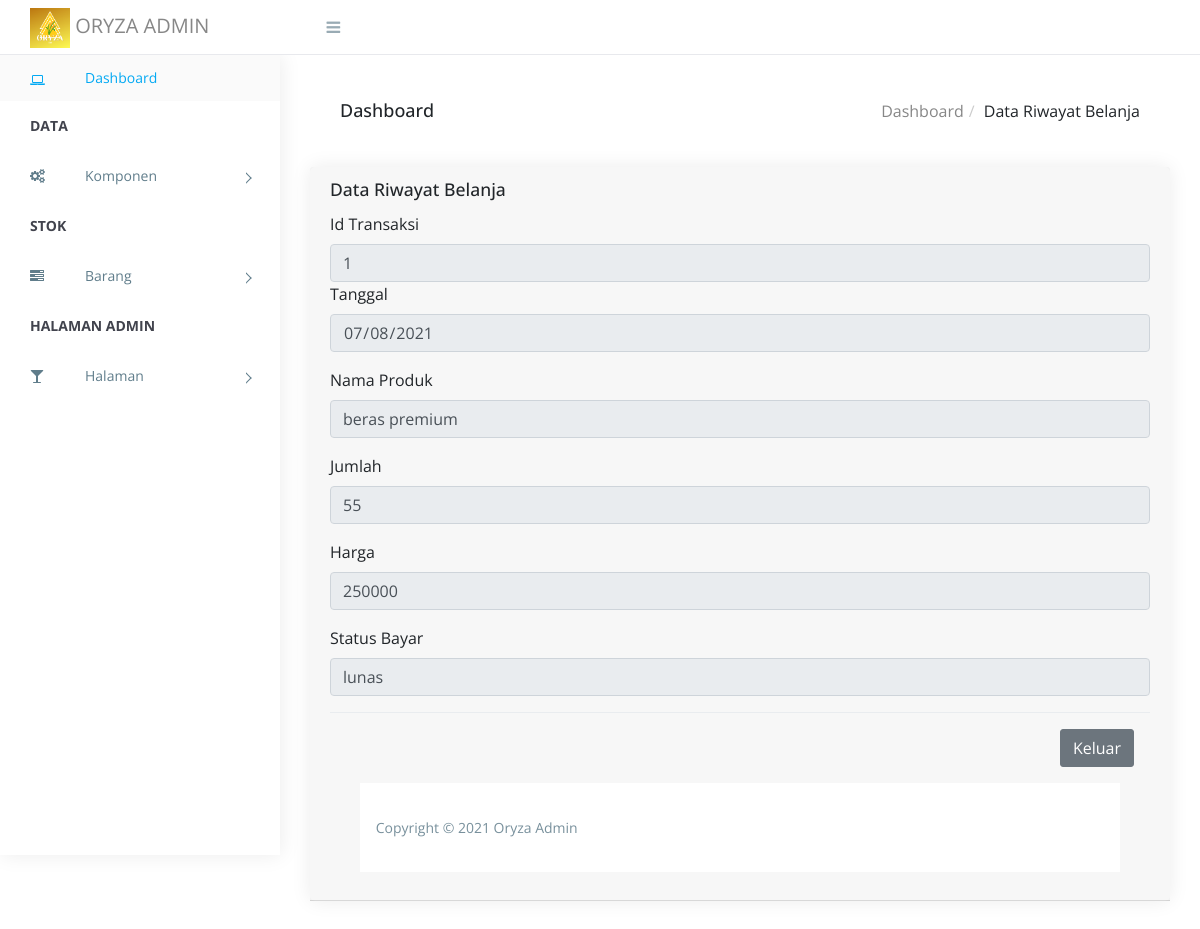
Page /admin/detailriwayat.php?id=1 (signed in) on the committed database.
### tables this page shows
CREATE TABLE `riwayat` (
  `id_transaksi` int(11) NOT NULL,
  `tanggal` date NOT NULL,
  `gambar` varchar(255) NOT NULL,
  `nama_produk` varchar(50) NOT NULL,
  `jumlah` int(100) NOT NULL,
  `harga` int(100) NOT NULL,
  `status_bayar` varchar(255) NOT NULL
);

### admin/detailriwayat.php (the view, shortened to what this page needs)
<?php require_once("head.php");
    require_once('../config/koneksi.php');
    if(isset($_GET['id'])){
    $edit=$_GET['id'];
    $query =mysqli_query($koneksi, "SELECT * from riwayat where id_transaksi='$edit'");
    $data =mysqli_fetch_array($query);
    }
    ?>
        <div class="breadcrumbs">
            <div class="breadcrumbs-inner">
                <div class="row m-0">
                    <div class="col-sm-4">
                        <div class="page-header float-left">
                            <div class="page-title">
                                <h1>Dashboard</h1>
                            </div>
                        </div>
                    </div>
                    <div class="col-sm-8">
                        <div class="page-header float-right">
                            <div class="page-title">
                                <ol class="breadcrumb text-right">
                                    <li><a href="index.php">Dashboard</a></li>
                                    <li class="active">Data Riwayat Belanja</li>
                                </ol>
                            </div>
                        </div>
                    </div>
                </div>
            </div>
        </div>
        <div class="content">
            <div class="animated fadeIn">
                <div class="row">
                    <div class="col-lg-12">
                        <div class="card">
                            <div class="card-header">
                                   <div class="row">
                                    <div class="col-lg-10">
                                        <h4 class="card-title">Data Riwayat Belanja </h4>
                                    </div>
                                </div>
 <div class="form-group">
        <div>
         <label for="exampleInputEmail1">Id Transaksi</label>
          <input value="<?=$data['id_transaksi']?>" type="text" name="id_transaksi" class="form-control" id="exampleInputEmail1" aria-describedby="emailHelp" readonly>
        </div>
         <div class="form-group">
          <label for="exampleInputEmail1">Tanggal</label>
          <input value="<?php echo $data['tanggal']?>" type="date" name="tanggal_lahir" class="form-control" id="exampleInputEmail1" aria-describedby="emailHelp" readonly>
        </div>
         <div class="form-group">
          <label for="exampleInputEmail1">Nama Produk</label>
          <input value="<?=$data['nama_produk']?>"" type="text" name="nama_produk" class="form-control" id="exampleInputEmail1" aria-describedby="emailHelp" readonly>
        </div>
        <div class="form-group">
          <label for="exampleInputEmail1">Jumlah</label>
          <input value="<?=$data['jumlah']?>""type="text" name="jumlah" class="form-control" id="exampleInputEmail1" aria-describedby="emailHelp" readonly>
        </div>
        <div class="form-group">
          <label for="exampleInputEmail1">Harga</label>
          <input value="<?=$data['harga']?>"type="text" name="harga" class="form-control" id="exampleInputEmail1" aria-describedby="emailHelp" readonly>
        </div>
       <div class="form-group">
          <label for="exampleInputEmail1">Status Bayar</label>
          <input value="<?=$data['status_bayar']?>"type="text" name="status_bayar" class="form-control" id="exampleInputEmail1" aria-describedby="emailHelp" readonly>
        </div>
          <div class="modal-footer">
            <a href="datauser.php" class="btn btn-secondary" data-dismiss="modal">Keluar</a>
          </div>
<?php require_once("footer.php"); ?>

### admin/assets/css/style.css (style rules this page uses)
body { display: table; font-family: "Open Sans", sans-serif; font-size: 16px; width: 100%; }
a, button { text-decoration: none; outline: none !important; color: #878787; -webkit-transition: all 0.25s ease; transition: all 0.25s ease; }
h1, h2, h3, h4, h5, h6 { margin: 0; }
ul, ol { padding-left: 0; }
.btn, button, input, textarea { -webkit-box-shadow: none; box-shadow: none; outline: 0 !important; }
.btn { border-radius: 3px; }
.right-panel .breadcrumbs { float: left; margin-top: 30px; padding: 0 1.875em; width: 100%; }
.right-panel .breadcrumbs .breadcrumbs-inner { background-color: #fff; }
.right-panel .page-header { min-height: 50px; margin: 0px; padding: 0px 15px; background: #ffffff; border-bottom: 0px; }
.right-panel .page-header h1 { font-size: 18px; padding: 15px 0; }
.right-panel .page-header .breadcrumb { margin: 0px; padding: 13.5px 0; background: #fff; text-transform: capitalize; }
.right-panel .page-header .breadcrumb > li + li:before { padding: 0 5px; color: #ccc; content: "/\00a0"; }
.content { float: left; padding: 1.875em; width: 100%; }
.card { margin-bottom: 1.875em; border-radius: 5px; padding: 0; border: 0px solid transparent; -webkit-box-shadow: 0 0 20px rgba(0, 0, 0, 0.08); box-shadow: 0 0 20px rgba(0, 0, 0, 0.08); }
.card h4 { font-size: 1.1rem; }
.btn, .button { display: inline-block; font-weight: 400; text-align: center; white-space: nowrap; vertical-align: middle; -webkit-transition: all .15s ease-in-out; transition: all .15s ease-in-out; border-radius: 3; cursor: pointer; }

### rows in the picture
riwayat: id_transaksi "1", tanggal_lahir "07/08/2021", nama_produk "beras premium", jumlah "55", harga "250000", status_bayar "lunas"
